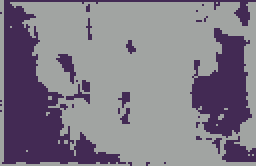
#> input picture 图像处理/tupian/kmeans.png, 128 x 83 px, found by its file name (shown 2 times larger)
$ python huidutu.py
#> lines starting #> are read from the running program, lines starting #| are printed output that depends on the picture; after the words box and inside, x2 and y2 are one past the last pixel; in counts of white or black regions, pixels touching at a corner belong together
import numpy as np
import cv2
from matplotlib import pyplot as plt

img = cv2.imread('F:\\pythoncode\\lianxi\\tupian\\kmeans.png')
#> img is the input picture: shape (83, 128, 3); mean B, G, R 136.1, 123.5, 129.8
img_gray = cv2.cvtColor(img, cv2.COLOR_BGR2GRAY)
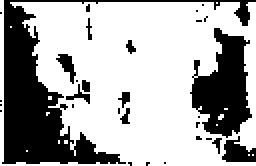
#> img_gray: shape (83, 128) (shown 2 times larger); values 54 (black) and 163 (white), 66.8% white; 30 black regions (21 under 20 px), largest, box (x1, y1, x2, y2) and area: (1, 0, 128, 82) 2125, (95, 14, 126, 69) 999, (111, 68, 128, 81) 137
fig = plt.gcf()
fig.set_size_inches(5, 7.5)

#cv2.imwrite('F:\\pythoncode\\lianxi\\tupian\\hui.png',img_gray)
plt.imshow(img_gray, cmap='gray')
plt.axis('off')
plt.title('Gray')
plt.show()
"""
	cv2.calcHist(images, channels, mask, histSize, ranges[, hist[, accumulate]]) → hist
	参数说明
	images:   图片列表
	channels: 需要计算直方图的通道。[0]表示计算通道0的直方图，[0,1,2]表示计算通道0,1,2所表示颜色的直方图
	mask:     蒙版，只计算值>0的位置上像素的颜色直方图，取None表示无蒙版
	histSize: 每个维度上直方图的大小，[8]表示把通道0的颜色取值等分为8份后计算直方图
	ranges:   每个维度的取值范围，[lower0, upper0, lower1, upper1, ...]，lower可以取到，upper无法取到
	hist:     保存结果的ndarray对象
	accumulate: 是否累积，如果设置了这个值，hist不会被清零，直方图结果直接累积到hist中
"""

img_gray_hist = cv2.calcHist([img_gray], [0], None, [256], [0, 256])
#> img_gray_hist = 256 values, max 7093 at index 163, min 0 at index 0, mean 41.5

plt.plot(img_gray_hist)
plt.title('Grayscale Histogram')
plt.show()
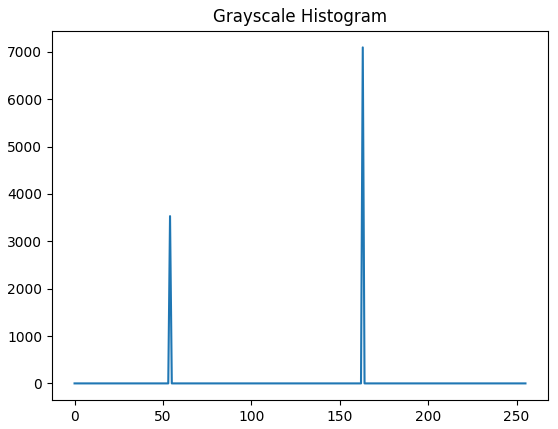
#> figure drawn by matplotlib, 1 panel; curve peaks at x = 163, y = 7093
